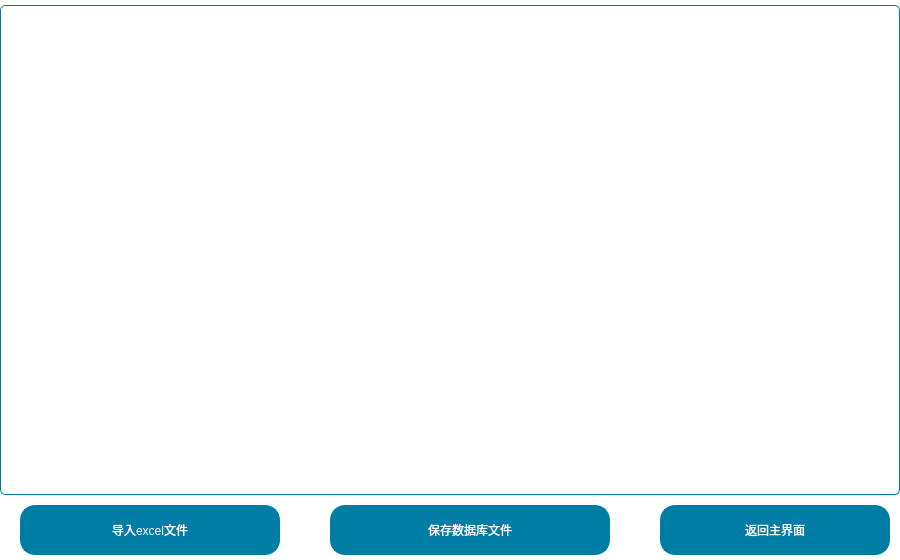
<?xml version="1.0" encoding="UTF-8"?>
<ui version="4.0">
 <class>DBEditWidget</class>
 <widget class="QWidget" name="DBEditWidget">
  <property name="geometry">
   <rect>
    <x>0</x>
    <y>0</y>
    <width>900</width>
    <height>560</height>
   </rect>
  </property>
  <property name="windowTitle">
   <string>Form</string>
  </property>
  <property name="styleSheet">
   <string notr="true">QWidget#DBEditWidget{
background-color: rgb(255, 255, 255);
}

QToolButton{
font: 22pt &quot;微软雅黑&quot;;
color: rgb(255, 255, 255);
border:2px solid  rgb(0, 125, 165);
border-radius:15px;
background-color: rgb(0, 125, 165);
}
QLabel{
font: 14pt &quot;微软雅黑&quot;;
}

QTableWidget{
font: 14pt &quot;微软雅黑&quot;;
gridline-color: rgb(0, 0, 0);
border:1px solid rgb(0, 122, 165);
border-radius:5px;
background-color: rgb(255, 255, 255);
}
QTableWidgetItem{
outline:0px;
border:1px solid rgb(0, 0, 0);
}

QGroupBox{
font: 16pt &quot;微软雅黑&quot;;
color:rgb(0, 125, 165);
color:rgb(0,   0,   0);
border:1px none rgb(0, 125, 165);
border-radius:5px;
margin-top:20px;
}
QGroupBox:title{
subcontrol-origin: margin;
left: 5px;
}
QScrollBar:vertical{
width:20px;
background:rgb(0,0,0,0%);
margin:0px,0px,0px,0px;
padding-top:25px;   
padding-bottom:25px;    
}
QScrollBar::handle:vertical{
width:10px;
background:rgb(0,0,0,25%);
background:rgb(0,125,165,100%);
border-radius:5px;
min-height:20px;
}
QScrollBar::handle:vertical:hover{
width:10px;
background:rgb(0,125,165,80%);
border-radius:5px;
min-height:20;
}

QScrollBar:horizontal {
height:20px;
background:rgb(0,0,0,0%);
margin:0px,0px,0px,0px;
padding-left:25px;   
padding-right:25px; 
}
QScrollBar::handle:horizontal{
height:10px;
background:rgb(0,125,165,100%);
border-radius:5px;
min-width:20px;
}
QScrollBar::handle:horizontal:hover{
height:10px;
background:rgb(0,125,165,80%);
border-radius:5px;
min-width:20;
}
QToolTip{
font:9pt &quot;楷体&quot;;
color:rgb(0, 0, 0);
}
</string>
  </property>
  <widget class="QToolButton" name="tBtnImport">
   <property name="geometry">
    <rect>
     <x>20</x>
     <y>505</y>
     <width>260</width>
     <height>50</height>
    </rect>
   </property>
   <property name="text">
    <string>导入excel文件</string>
   </property>
   <property name="icon">
    <iconset resource="image.qrc">
     <normaloff>:/Image/file.png</normaloff>:/Image/file.png</iconset>
   </property>
   <property name="iconSize">
    <size>
     <width>50</width>
     <height>50</height>
    </size>
   </property>
   <property name="toolButtonStyle">
    <enum>Qt::ToolButtonTextBesideIcon</enum>
   </property>
  </widget>
  <widget class="QTableWidget" name="tableWidget">
   <property name="geometry">
    <rect>
     <x>0</x>
     <y>5</y>
     <width>900</width>
     <height>490</height>
    </rect>
   </property>
   <property name="styleSheet">
    <string notr="true">QCheckBox{
spacing: 10px;
}
QCheckBox::indicator{
width:40px;
height:30px;
margin-left:20px;
image: url(:/Image/uncheck.png);
}
QCheckBox::indicator:unchecked {
image: url(:/Image/uncheck.png);
}
QCheckBox::indicator:checked {
image: url(:/Image/checked.png);
}</string>
   </property>
  </widget>
  <widget class="QToolButton" name="tBtnSaveDb">
   <property name="geometry">
    <rect>
     <x>330</x>
     <y>505</y>
     <width>280</width>
     <height>50</height>
    </rect>
   </property>
   <property name="text">
    <string>保存数据库文件</string>
   </property>
   <property name="icon">
    <iconset resource="image.qrc">
     <normaloff>:/Image/dataSearch.png</normaloff>:/Image/dataSearch.png</iconset>
   </property>
   <property name="iconSize">
    <size>
     <width>50</width>
     <height>50</height>
    </size>
   </property>
   <property name="toolButtonStyle">
    <enum>Qt::ToolButtonTextBesideIcon</enum>
   </property>
  </widget>
  <widget class="QToolButton" name="tBtnBack">
   <property name="geometry">
    <rect>
     <x>660</x>
     <y>505</y>
     <width>230</width>
     <height>50</height>
    </rect>
   </property>
   <property name="text">
    <string>返回主界面</string>
   </property>
   <property name="icon">
    <iconset resource="image.qrc">
     <normaloff>:/Image/back.png</normaloff>:/Image/back.png</iconset>
   </property>
   <property name="iconSize">
    <size>
     <width>50</width>
     <height>50</height>
    </size>
   </property>
   <property name="toolButtonStyle">
    <enum>Qt::ToolButtonTextBesideIcon</enum>
   </property>
  </widget>
 </widget>
 <resources>
  <include location="image.qrc"/>
 </resources>
 <connections/>
</ui>
